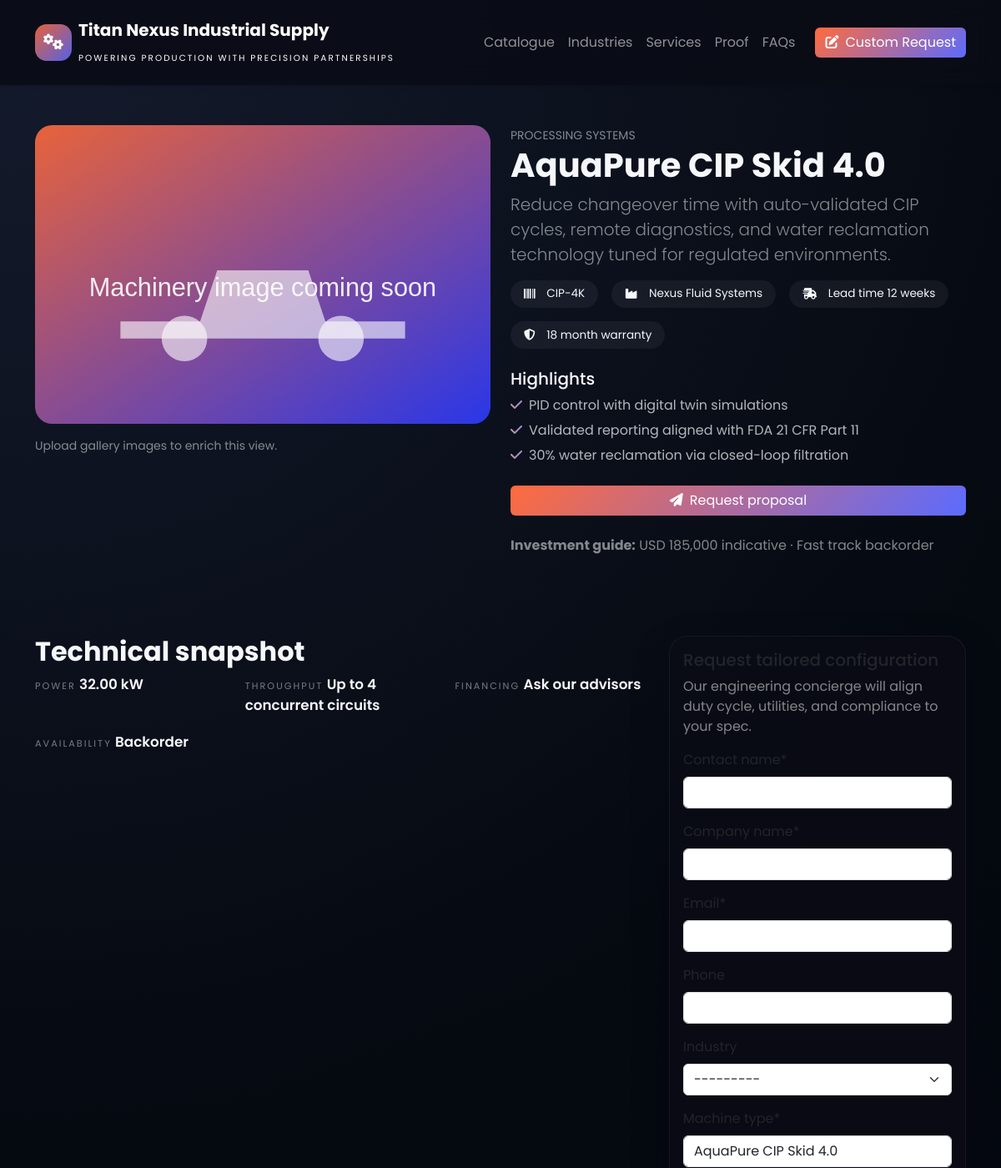
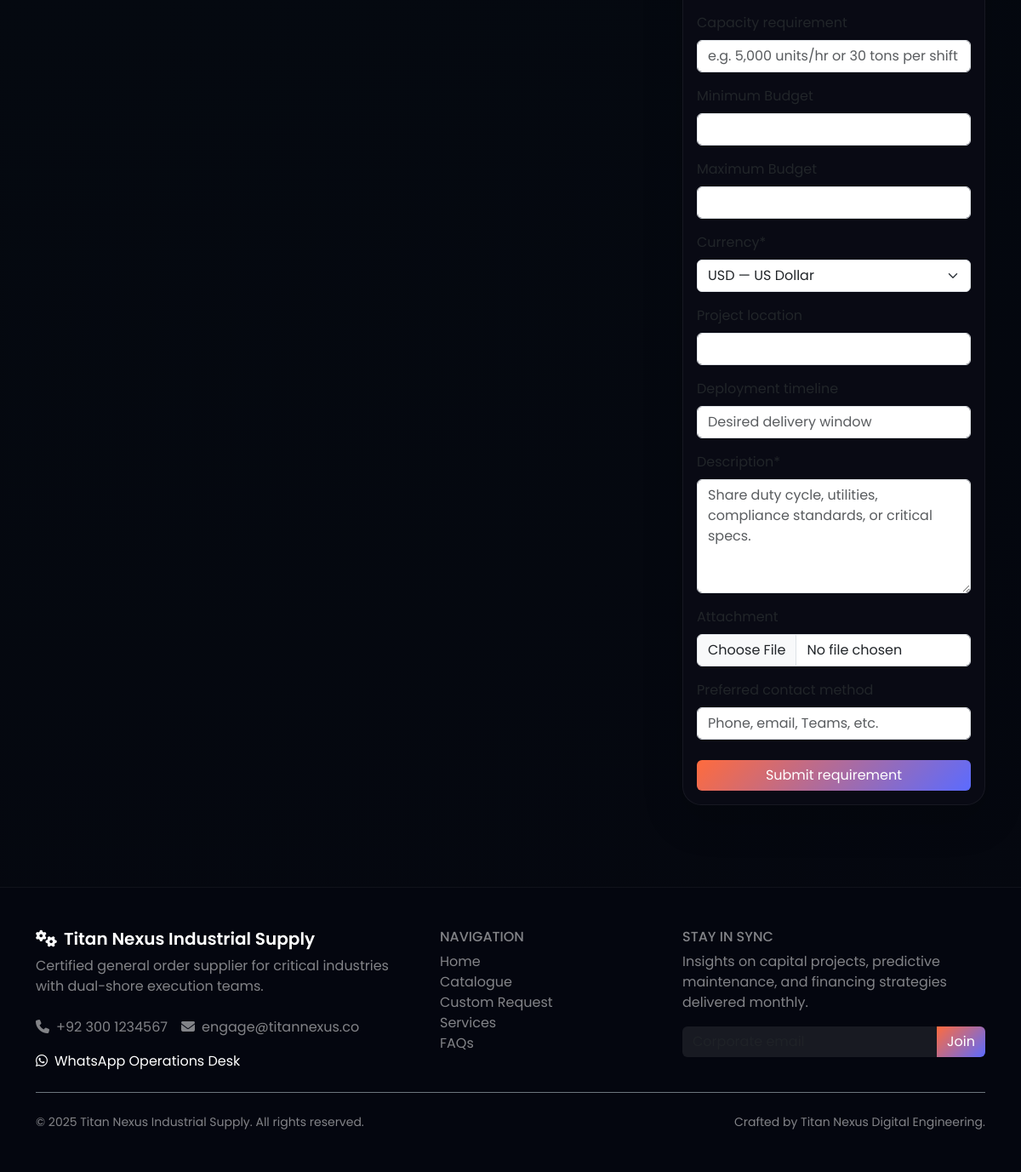
Screenshot of /catalogue/aquapure-cip-skid-40/ with the database file from the repository (2 pictures, top to bottom).
### portal/models.py (models this page shows, shortened)
class SingletonModel(models.Model):
    class Meta:
        abstract = True
    @classmethod
    def load(cls):
        obj, _ = cls.objects.get_or_create(pk=1)
        return obj

class SiteSettings(SingletonModel):
    business_name = models.CharField(max_length=120, default='Titan Nexus Industrial Supply')
    tagline = models.CharField(max_length=160, blank=True, default='Powering production with precision partnerships.')
    hero_title = models.CharField(max_length=200, default='Heavy Machinery, Delivered with Intelligence')
    hero_subtitle = models.TextField(blank=True, default='From turnkey fabrication lines to bespoke automation, we orchestrate the machinery supply chain for world-class manufacturers.')
    primary_cta_label = models.CharField(max_length=80, default='Explore Catalogue')
    primary_cta_link = models.CharField(max_length=200, default='/catalogue/')
    secondary_cta_label = models.CharField(max_length=80, blank=True, default='Request Custom Build')
    secondary_cta_link = models.CharField(max_length=200, blank=True, default='/custom-request/')
    hero_background = models.ImageField(upload_to='hero/', blank=True, null=True)
    about_title = models.CharField(max_length=150, default='Engineering Procurement Reinvented')
    about_body = models.TextField(blank=True)
    experience_highlight = models.CharField(max_length=255, blank=True, default='Global supplier network across 18 countries with ISO-compliant partner factories.')
    experience_years = models.PositiveIntegerField(default=18)
    machines_deployed = models.PositiveIntegerField(default=450)
    uptime_commitment = models.CharField(max_length=120, default='99.2% fleet uptime guarantee')
    response_time = models.CharField(max_length=120, default='Quote turnaround in under 24 hours')
    contact_email = models.EmailField(blank=True)
    contact_phone = models.CharField(max_length=50, blank=True)
    whatsapp_link = models.URLField(blank=True)
    operation_regions = models.CharField(max_length=180, blank=True, help_text='Comma separated list of primary regions served.')
    support_hours = models.CharField(max_length=120, blank=True, default='Global support 24/7')
    newsletter_blurb = models.CharField(max_length=255, blank=True)
    promo_video_url = models.URLField(blank=True)
    footer_statement = models.CharField(max_length=200, blank=True, default='Certified general order supplier serving heavy industry since 2006.')
    created_at = models.DateTimeField(auto_now_add=True)
    updated_at = models.DateTimeField(auto_now=True)
    class Meta:
        verbose_name = 'Site settings'

class Machine(models.Model):
    AVAILABILITY_CHOICES = [
        ('in_stock', 'In Stock'),
        ('back_order', 'Backorder'),
        ('custom_build', 'Custom Build'),
    ]
    public_id = models.CharField(max_length=20, unique=True, default=generate_machine_code, editable=False)
    name = models.CharField(max_length=150)
    slug = models.SlugField(unique=True, blank=True)
    category = models.ForeignKey(Category, related_name='machines', on_delete=models.CASCADE)
    industries = models.ManyToManyField(Industry, related_name='machines', blank=True)
    short_description = models.CharField(max_length=255)
    description = models.TextField()
    key_features = models.TextField(blank=True, help_text='Use bullet points separated by new lines.')
    model_number = models.CharField(max_length=80, blank=True)
    manufacturer = models.CharField(max_length=120, blank=True)
    power_rating_kw = models.DecimalField(max_digits=7, decimal_places=2, blank=True, null=True, help_text='Kilowatt rating if applicable.')
    capacity_output = models.CharField(max_length=120, blank=True, help_text='e.g. 5,000 bottles/hr or 40 TPH')
    price_from = models.DecimalField(max_digits=12, decimal_places=2, blank=True, null=True)
    currency = models.CharField(max_length=5, default='USD')
    lead_time_weeks = models.PositiveIntegerField(default=8)
    warranty_months = models.PositiveIntegerField(default=12)
    availability_status = models.CharField(max_length=20, choices=AVAILABILITY_CHOICES, default='in_stock')
    highlight_text = models.CharField(max_length=120, blank=True)
    hero_image = models.ImageField(upload_to='machines/hero/', blank=True, null=True)
    brochure = models.FileField(upload_to='machines/brochures/', blank=True, null=True)
    video_url = models.URLField(blank=True)
    is_featured = models.BooleanField(default=False)
    financing_available = models.BooleanField(default=False)
    created_at = models.DateTimeField(auto_now_add=True)
    updated_at = models.DateTimeField(auto_now=True)
    class Meta:
        ordering = ['name']
    @property
    def from_price_display(self):
        if self.price_from is None:
            return 'On Request'
        value = self.price_from
        integral = value == value.to_integral_value()
        amount = f"{value:,.0f}" if integral else f"{value:,.2f}"
        return f"{self.currency} {amount}"

class Category(models.Model):
    name = models.CharField(max_length=120)
    slug = models.SlugField(unique=True, blank=True)
    description = models.TextField(blank=True)
    icon = models.CharField(max_length=60, blank=True)
    display_order = models.PositiveIntegerField(default=0)
    class Meta:
        ordering = ['display_order', 'name']
        verbose_name_plural = 'Categories'

### portal/views.py (the view)
# urls.py: path('catalogue/<slug:slug>/', views.MachineDetailView.as_view(), name='machine_detail'),
class MachineDetailView(DetailView):
    model = Machine
    template_name = 'portal/machine_detail.html'
    context_object_name = 'machine'
    slug_field = 'slug'
    slug_url_kwarg = 'slug'
    def get_context_data(self, **kwargs):
        context = super().get_context_data(**kwargs)
        context['related_machines'] = (
            Machine.objects.exclude(pk=self.object.pk)
            .filter(category=self.object.category)
            .prefetch_related('industries')[:4]
        )
        context['settings'] = SiteSettings.load()
        context['custom_request_form'] = CustomRequestForm(initial={'machine_type': self.object.name})
        return context

### templates/portal/machine_detail.html (shortened to what this page needs)
{% extends 'base.html' %}
{% load static %}
{% load crispy_forms_tags %}
{% block body %}
{% include 'includes/navbar.html' %}
<section class="machine-hero py-5">
    <div class="container">
        <div class="row gy-4">
            <div class="col-lg-6">
                <div class="machine-visual">
                    {% if machine.hero_image %}
                    <img src="{{ machine.hero_image.url }}" alt="{{ machine.name }}" class="img-fluid rounded-4">
                    {% else %}
                    <img src="{% static 'images/placeholder-machine.svg' %}" alt="{{ machine.name }}" class="img-fluid rounded-4">
                    {% endif %}
                </div>
                <div class="gallery-strip mt-3">
                    {% for image in machine.images.all %}
                    <div class="gallery-thumb">
                        <img src="{{ image.image.url }}" alt="{{ image.caption|default:machine.name }}">
                    </div>
                    {% empty %}
                    <div class="text-white-50 small">Upload gallery images to enrich this view.</div>
                    {% endfor %}
                </div>
            </div>
            <div class="col-lg-6">
                <span class="text-uppercase small text-white-50">{{ machine.category.name }}</span>
                <h1 class="fw-bold">{{ machine.name }}</h1>
                <p class="lead text-white-50">{{ machine.description }}</p>
                <div class="machine-meta d-flex flex-wrap gap-3 mt-3">
                    <span><i class="fa-solid fa-barcode me-2"></i>{{ machine.model_number|default:'Model on request' }}</span>
                    <span><i class="fa-solid fa-industry me-2"></i>{{ machine.manufacturer|default:'Certified OEM partner' }}</span>
                    <span><i class="fa-solid fa-truck-fast me-2"></i>Lead time {{ machine.lead_time_weeks }} weeks</span>
                    <span><i class="fa-solid fa-shield-halved me-2"></i>{{ machine.warranty_months }} month warranty</span>
                </div>
                <div class="mt-4">
                    <h5>Highlights</h5>
                    <ul class="feature-list">
                        {% if machine.key_features %}
                            {% for line in machine.key_features.splitlines %}
                                {% if line %}<li><i class="fa-solid fa-check text-gradient me-2"></i>{{ line }}</li>{% endif %}
                            {% endfor %}
                        {% else %}
                            <li class="text-white-50">Add newline-separated bullet points in the admin to surface headline features.</li>
                        {% endif %}
                    </ul>
                </div>
                <div class="d-flex flex-column flex-sm-row gap-3 mt-4">
                    <a class="btn btn-gradient flex-fill" href="{% url 'portal:custom_request' %}?machine={{ machine.slug }}"><i class="fa-solid fa-paper-plane me-2"></i>Request proposal</a>
                </div>
                <div class="mt-4 text-white-50">
                    <strong>Investment guide:</strong> {{ machine.from_price_display }} indicative · {% if machine.availability_status == 'in_stock' %}Ready to ship{% elif machine.availability_status == 'back_order' %}Fast track backorder{% else %}Custom engineered{% endif %}
                </div>
            </div>
        </div>
    </div>
</section>
<section class="machine-specs py-5">
    <div class="container">
        <div class="row gy-5">
            <div class="col-lg-8">
                <h2 class="fw-bold">Technical snapshot</h2>
                <div class="spec-grid">
                    <div>
                        <span class="spec-label">Power</span>
                        <span class="spec-value">{{ machine.power_rating_kw|default:'On request' }} kW</span>
                    </div>
                    <div>
                        <span class="spec-label">Throughput</span>
                        <span class="spec-value">{{ machine.capacity_output|default:'Configured per application' }}</span>
                    </div>
                    <div>
                        <span class="spec-label">Financing</span>
                        <span class="spec-value">{% if machine.financing_available %}Available{% else %}Ask our advisors{% endif %}</span>
                    </div>
                    <div>
                        <span class="spec-label">Availability</span>
                        <span class="spec-value">{{ machine.get_availability_status_display }}</span>
                    </div>
                </div>
            </div>
            <div class="col-lg-4">
                <div class="card shadow-lg sticky-top custom-request-card">
                    <div class="card-body">
                        <h5 class="card-title">Request tailored configuration</h5>
                        <p class="text-white-50">Our engineering concierge will align duty cycle, utilities, and compliance to your spec.</p>
                        <form method="post" action="{% url 'portal:landing_request' %}" enctype="multipart/form-data">
                            {{ custom_request_form|crispy }}
                            <button class="btn btn-gradient w-100 mt-2" type="submit">Submit requirement</button>
                        </form>
                    </div>
                </div>
            </div>
        </div>
    </div>
</section>
{% include 'includes/footer.html' %}
{% endblock %}

### templates/includes/navbar.html (shortened to what this page needs)
<nav class="navbar navbar-expand-lg navbar-dark tnx-navbar shadow-sm py-3">
    <div class="container">
        <a class="navbar-brand d-flex align-items-center" href="/">
            <span class="logo-mark me-2">
                <i class="fa-solid fa-gears"></i>
            </span>
            <div>
                <span class="fw-bold">{{ settings.business_name }}</span><br>
                <small class="tagline text-uppercase">{{ settings.tagline }}</small>
            </div>
        </a>
        <div class="collapse navbar-collapse" id="mainNavbar">
            <ul class="navbar-nav ms-auto mb-2 mb-lg-0 align-items-lg-center">
                <li class="nav-item"><a class="nav-link" href="/#featured">Catalogue</a></li>
                <li class="nav-item"><a class="nav-link" href="/#industries">Industries</a></li>
                <li class="nav-item"><a class="nav-link" href="/#services">Services</a></li>
                <li class="nav-item"><a class="nav-link" href="/#testimonials">Proof</a></li>
                <li class="nav-item"><a class="nav-link" href="/#faqs">FAQs</a></li>
                <li class="nav-item ms-lg-3 mt-3 mt-lg-0">
                    <a class="btn btn-gradient" href="{% url 'portal:custom_request' %}"><i class="fa-solid fa-pen-to-square me-2"></i>Custom Request</a>
                </li>
            </ul>
        </div>
    </div>
</nav>

### templates/includes/footer.html
<footer class="tnx-footer py-5 mt-5">
    <div class="container">
        <div class="row gy-4">
            <div class="col-md-5">
                <h5 class="fw-semibold text-white d-flex align-items-center"><span class="logo-mark me-2"><i class="fa-solid fa-gears"></i></span>{{ settings.business_name }}</h5>
                <p class="text-white-50 mb-4">{{ settings.footer_statement }}</p>
                <div class="d-flex gap-3 text-white-50">
                    {% if settings.contact_phone %}<span><i class="fa-solid fa-phone me-2"></i>{{ settings.contact_phone }}</span>{% endif %}
                    {% if settings.contact_email %}<span><i class="fa-solid fa-envelope me-2"></i>{{ settings.contact_email }}</span>{% endif %}
                </div>
                {% if settings.whatsapp_link %}
                <div class="mt-3">
                    <a class="text-white" href="{{ settings.whatsapp_link }}" target="_blank" rel="noopener"><i class="fa-brands fa-whatsapp me-2"></i>WhatsApp Operations Desk</a>
                </div>
                {% endif %}
            </div>
            <div class="col-md-3">
                <h6 class="text-uppercase text-white-50">Navigation</h6>
                <ul class="list-unstyled text-white-50">
                    <li><a class="text-white-50" href="/">Home</a></li>
                    <li><a class="text-white-50" href="{% url 'portal:machine_list' %}">Catalogue</a></li>
                    <li><a class="text-white-50" href="{% url 'portal:custom_request' %}">Custom Request</a></li>
                    <li><a class="text-white-50" href="/#services">Services</a></li>
                    <li><a class="text-white-50" href="/#faqs">FAQs</a></li>
                </ul>
            </div>
            <div class="col-md-4">
                <h6 class="text-uppercase text-white-50">Stay in sync</h6>
                <p class="text-white-50">{{ settings.newsletter_blurb|default:'Get monthly insights on sourcing automation, uptime engineering, and capital procurement best practices.' }}</p>
                <form class="newsletter-form" action="#" method="post" onsubmit="event.preventDefault(); alert('Subscribed! Our team will get in touch shortly.');">
                    <div class="input-group">
                        <input type="email" class="form-control" placeholder="Corporate email" required>
                        <button class="btn btn-gradient" type="submit">Join</button>
                    </div>
                </form>
            </div>
        </div>
        <div class="border-top border-secondary mt-4 pt-4 d-flex flex-column flex-md-row justify-content-between align-items-center text-white-50 small">
            <span>© <span data-current-year></span> {{ settings.business_name }}. All rights reserved.</span>
            <span>Crafted by Titan Nexus Digital Engineering.</span>
        </div>
    </div>
</footer>

### rows the page displays
SiteSettings: business_name "Titan Nexus Industrial Supply", tagline "POWERING PRODUCTION WITH PRECISION PARTNERSHIPS", footer_statement "Certified general order supplier for critical industries with dual-shore execution teams.", contact_phone "+92 300 1234567", contact_email "engage@titannexus.co", newsletter_blurb "Insights on capital projects, predictive maintenance, and financing strategies delivered monthly."
Machine: category.name "PROCESSING SYSTEMS", name "AquaPure CIP Skid 4.0", description "Reduce changeover time with auto-validated CIP cycles, remote diagnostics, and water reclamation technology tuned for regulated environments.", model_number "CIP-4K", manufacturer "Nexus Fluid Systems", lead_time_weeks "12", warranty_months "18", from_price_display "USD 185,000", power_rating_kw "32.00", capacity_output "Up to 4 concurrent circuits", availability_status "Backorder"

### other values shown
{{ line }} "PID control with digital twin simulations" "Validated reporting aligned with FDA 21 CFR Part 11" "30% water reclamation via closed-loop filtration"
